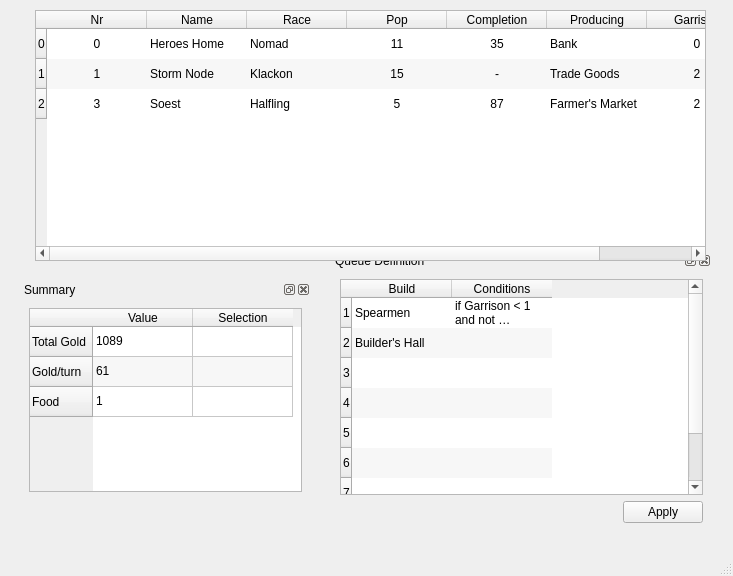
<?xml version="1.0" encoding="UTF-8"?>
<ui version="4.0">
 <class>DialogManageCities</class>
 <widget class="QMainWindow" name="DialogManageCities">
  <property name="geometry">
   <rect>
    <x>0</x>
    <y>0</y>
    <width>733</width>
    <height>576</height>
   </rect>
  </property>
  <property name="windowTitle">
   <string>Manage Cities</string>
  </property>
  <widget class="QWidget" name="centralwidget">
   <widget class="QDockWidget" name="dockWidget_Summary">
    <property name="geometry">
     <rect>
      <x>20</x>
      <y>280</y>
      <width>291</width>
      <height>221</height>
     </rect>
    </property>
    <property name="windowTitle">
     <string>Summary</string>
    </property>
    <widget class="QWidget" name="dockWidgetContents">
     <layout class="QGridLayout" name="gridLayout">
      <item row="0" column="0">
       <widget class="QTableWidget" name="tableWidget_Summary">
        <property name="sizePolicy">
         <sizepolicy hsizetype="Preferred" vsizetype="Expanding">
          <horstretch>0</horstretch>
          <verstretch>40</verstretch>
         </sizepolicy>
        </property>
        <property name="maximumSize">
         <size>
          <width>16777215</width>
          <height>16777215</height>
         </size>
        </property>
        <property name="baseSize">
         <size>
          <width>0</width>
          <height>0</height>
         </size>
        </property>
        <property name="contextMenuPolicy">
         <enum>Qt::CustomContextMenu</enum>
        </property>
        <property name="alternatingRowColors">
         <bool>true</bool>
        </property>
        <row>
         <property name="text">
          <string>Total Gold</string>
         </property>
        </row>
        <row>
         <property name="text">
          <string>Gold/turn</string>
         </property>
        </row>
        <row>
         <property name="text">
          <string>Food</string>
         </property>
        </row>
        <column>
         <property name="text">
          <string>Value</string>
         </property>
        </column>
        <column>
         <property name="text">
          <string>Selection</string>
         </property>
        </column>
        <item row="0" column="0">
         <property name="text">
          <string>1089</string>
         </property>
        </item>
        <item row="1" column="0">
         <property name="text">
          <string>61</string>
         </property>
        </item>
        <item row="1" column="1">
         <property name="text">
          <string/>
         </property>
        </item>
        <item row="2" column="0">
         <property name="text">
          <string>1</string>
         </property>
        </item>
       </widget>
      </item>
     </layout>
    </widget>
   </widget>
   <widget class="QDockWidget" name="dockWidget_QueueDefinition">
    <property name="geometry">
     <rect>
      <x>331</x>
      <y>251</y>
      <width>381</width>
      <height>281</height>
     </rect>
    </property>
    <property name="windowTitle">
     <string>Queue Definition</string>
    </property>
    <widget class="QWidget" name="dockWidgetContents_2">
     <layout class="QVBoxLayout" name="verticalLayout">
      <item>
       <widget class="QTableWidget" name="tableWidget_QueueDefinition">
        <property name="sizePolicy">
         <sizepolicy hsizetype="Expanding" vsizetype="Expanding">
          <horstretch>100</horstretch>
          <verstretch>40</verstretch>
         </sizepolicy>
        </property>
        <property name="alternatingRowColors">
         <bool>true</bool>
        </property>
        <property name="showGrid">
         <bool>false</bool>
        </property>
        <row>
         <property name="text">
          <string>1</string>
         </property>
        </row>
        <row>
         <property name="text">
          <string>2</string>
         </property>
        </row>
        <row>
         <property name="text">
          <string>3</string>
         </property>
        </row>
        <row>
         <property name="text">
          <string>4</string>
         </property>
        </row>
        <row>
         <property name="text">
          <string>5</string>
         </property>
        </row>
        <row>
         <property name="text">
          <string>6</string>
         </property>
        </row>
        <row>
         <property name="text">
          <string>7</string>
         </property>
        </row>
        <row>
         <property name="text">
          <string>8</string>
         </property>
        </row>
        <column>
         <property name="text">
          <string>Build</string>
         </property>
        </column>
        <column>
         <property name="text">
          <string>Conditions</string>
         </property>
        </column>
        <item row="0" column="0">
         <property name="text">
          <string>Spearmen</string>
         </property>
         <property name="flags">
          <set>ItemIsSelectable|ItemIsEditable|ItemIsDragEnabled|ItemIsUserCheckable|ItemIsEnabled</set>
         </property>
        </item>
        <item row="0" column="1">
         <property name="text">
          <string>if Garrison &lt; 1 and not producing(Garrison)</string>
         </property>
         <property name="flags">
          <set>ItemIsSelectable|ItemIsEditable|ItemIsDragEnabled|ItemIsUserCheckable|ItemIsEnabled</set>
         </property>
        </item>
        <item row="1" column="0">
         <property name="text">
          <string>Builder's Hall</string>
         </property>
        </item>
       </widget>
      </item>
      <item>
       <widget class="QDialogButtonBox" name="buttonBox">
        <property name="orientation">
         <enum>Qt::Horizontal</enum>
        </property>
        <property name="standardButtons">
         <set>QDialogButtonBox::Apply</set>
        </property>
       </widget>
      </item>
     </layout>
    </widget>
   </widget>
   <widget class="QTableWidget" name="tableWidget_Cities">
    <property name="geometry">
     <rect>
      <x>35</x>
      <y>10</y>
      <width>671</width>
      <height>251</height>
     </rect>
    </property>
    <property name="sizePolicy">
     <sizepolicy hsizetype="Expanding" vsizetype="Expanding">
      <horstretch>0</horstretch>
      <verstretch>60</verstretch>
     </sizepolicy>
    </property>
    <property name="contextMenuPolicy">
     <enum>Qt::CustomContextMenu</enum>
    </property>
    <property name="alternatingRowColors">
     <bool>true</bool>
    </property>
    <property name="showGrid">
     <bool>false</bool>
    </property>
    <row>
     <property name="text">
      <string>0</string>
     </property>
    </row>
    <row>
     <property name="text">
      <string>1</string>
     </property>
    </row>
    <row>
     <property name="text">
      <string>2</string>
     </property>
    </row>
    <column>
     <property name="text">
      <string>Nr</string>
     </property>
     <property name="textAlignment">
      <set>AlignHCenter|AlignVCenter|AlignCenter</set>
     </property>
    </column>
    <column>
     <property name="text">
      <string>Name</string>
     </property>
     <property name="textAlignment">
      <set>AlignHCenter|AlignVCenter|AlignCenter</set>
     </property>
    </column>
    <column>
     <property name="text">
      <string>Race</string>
     </property>
     <property name="textAlignment">
      <set>AlignHCenter|AlignVCenter|AlignCenter</set>
     </property>
    </column>
    <column>
     <property name="text">
      <string>Pop</string>
     </property>
     <property name="textAlignment">
      <set>AlignHCenter|AlignVCenter|AlignCenter</set>
     </property>
    </column>
    <column>
     <property name="text">
      <string>Completion</string>
     </property>
     <property name="textAlignment">
      <set>AlignHCenter|AlignVCenter|AlignCenter</set>
     </property>
    </column>
    <column>
     <property name="text">
      <string>Producing</string>
     </property>
     <property name="textAlignment">
      <set>AlignHCenter|AlignVCenter|AlignCenter</set>
     </property>
    </column>
    <column>
     <property name="text">
      <string>Garrison</string>
     </property>
     <property name="textAlignment">
      <set>AlignHCenter|AlignVCenter|AlignCenter</set>
     </property>
    </column>
    <item row="0" column="0">
     <property name="text">
      <string>0</string>
     </property>
     <property name="textAlignment">
      <set>AlignHCenter|AlignVCenter|AlignCenter</set>
     </property>
    </item>
    <item row="0" column="1">
     <property name="text">
      <string>Heroes Home</string>
     </property>
    </item>
    <item row="0" column="2">
     <property name="text">
      <string>Nomad</string>
     </property>
    </item>
    <item row="0" column="3">
     <property name="text">
      <string>11</string>
     </property>
     <property name="textAlignment">
      <set>AlignHCenter|AlignVCenter|AlignCenter</set>
     </property>
    </item>
    <item row="0" column="4">
     <property name="text">
      <string>35</string>
     </property>
     <property name="textAlignment">
      <set>AlignHCenter|AlignVCenter|AlignCenter</set>
     </property>
    </item>
    <item row="0" column="5">
     <property name="text">
      <string>Bank</string>
     </property>
    </item>
    <item row="0" column="6">
     <property name="text">
      <string>0</string>
     </property>
     <property name="textAlignment">
      <set>AlignHCenter|AlignVCenter|AlignCenter</set>
     </property>
    </item>
    <item row="1" column="0">
     <property name="text">
      <string>1</string>
     </property>
     <property name="textAlignment">
      <set>AlignHCenter|AlignVCenter|AlignCenter</set>
     </property>
    </item>
    <item row="1" column="1">
     <property name="text">
      <string>Storm Node</string>
     </property>
    </item>
    <item row="1" column="2">
     <property name="text">
      <string>Klackon</string>
     </property>
    </item>
    <item row="1" column="3">
     <property name="text">
      <string>15</string>
     </property>
     <property name="textAlignment">
      <set>AlignHCenter|AlignVCenter|AlignCenter</set>
     </property>
    </item>
    <item row="1" column="4">
     <property name="text">
      <string>-</string>
     </property>
     <property name="textAlignment">
      <set>AlignHCenter|AlignVCenter|AlignCenter</set>
     </property>
    </item>
    <item row="1" column="5">
     <property name="text">
      <string>Trade Goods</string>
     </property>
    </item>
    <item row="1" column="6">
     <property name="text">
      <string>2</string>
     </property>
     <property name="textAlignment">
      <set>AlignHCenter|AlignVCenter|AlignCenter</set>
     </property>
    </item>
    <item row="2" column="0">
     <property name="text">
      <string>3</string>
     </property>
     <property name="textAlignment">
      <set>AlignHCenter|AlignVCenter|AlignCenter</set>
     </property>
    </item>
    <item row="2" column="1">
     <property name="text">
      <string>Soest</string>
     </property>
    </item>
    <item row="2" column="2">
     <property name="text">
      <string>Halfling</string>
     </property>
    </item>
    <item row="2" column="3">
     <property name="text">
      <string>5</string>
     </property>
     <property name="textAlignment">
      <set>AlignHCenter|AlignVCenter|AlignCenter</set>
     </property>
    </item>
    <item row="2" column="4">
     <property name="text">
      <string>87</string>
     </property>
     <property name="textAlignment">
      <set>AlignHCenter|AlignVCenter|AlignCenter</set>
     </property>
    </item>
    <item row="2" column="5">
     <property name="text">
      <string>Farmer's Market</string>
     </property>
    </item>
    <item row="2" column="6">
     <property name="text">
      <string>2</string>
     </property>
     <property name="textAlignment">
      <set>AlignHCenter|AlignVCenter|AlignCenter</set>
     </property>
    </item>
   </widget>
  </widget>
  <widget class="QMenuBar" name="menubar">
   <property name="geometry">
    <rect>
     <x>0</x>
     <y>0</y>
     <width>733</width>
     <height>21</height>
    </rect>
   </property>
  </widget>
  <widget class="QStatusBar" name="statusbar"/>
 </widget>
 <resources/>
 <connections/>
</ui>
